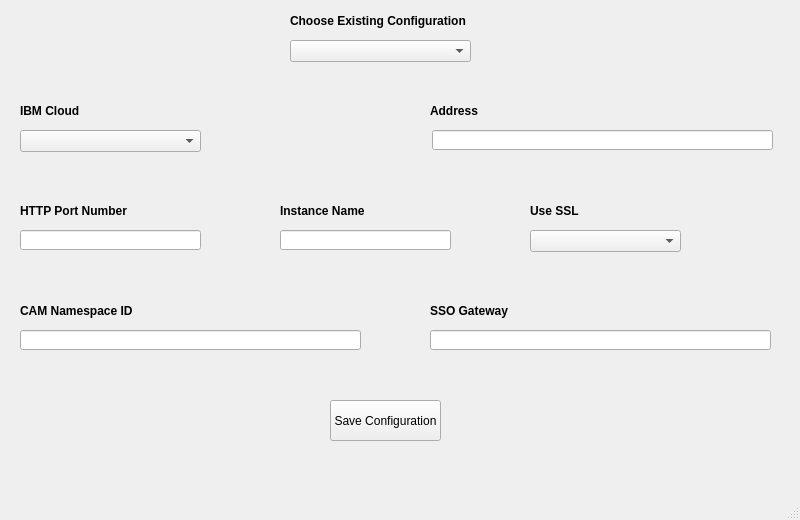
<?xml version="1.0" encoding="UTF-8"?>
<ui version="4.0">
 <class>MainWindow</class>
 <widget class="QMainWindow" name="MainWindow">
  <property name="geometry">
   <rect>
    <x>0</x>
    <y>0</y>
    <width>800</width>
    <height>520</height>
   </rect>
  </property>
  <property name="windowTitle">
   <string>ACG Thread Manager - Setup Connection</string>
  </property>
  <property name="windowIcon">
   <iconset resource="resources.qrc">
    <normaloff>:/ACG.ico</normaloff>:/ACG.ico</iconset>
  </property>
  <widget class="QWidget" name="centralwidget">
   <widget class="QComboBox" name="cmbCloud">
    <property name="geometry">
     <rect>
      <x>20</x>
      <y>130</y>
      <width>181</width>
      <height>22</height>
     </rect>
    </property>
   </widget>
   <widget class="QLineEdit" name="lnAddress">
    <property name="geometry">
     <rect>
      <x>432</x>
      <y>130</y>
      <width>341</width>
      <height>20</height>
     </rect>
    </property>
   </widget>
   <widget class="QLineEdit" name="lnPort">
    <property name="geometry">
     <rect>
      <x>20</x>
      <y>230</y>
      <width>181</width>
      <height>20</height>
     </rect>
    </property>
   </widget>
   <widget class="QLineEdit" name="lnServer">
    <property name="geometry">
     <rect>
      <x>280</x>
      <y>230</y>
      <width>171</width>
      <height>20</height>
     </rect>
    </property>
   </widget>
   <widget class="QComboBox" name="cmbSSL">
    <property name="geometry">
     <rect>
      <x>530</x>
      <y>230</y>
      <width>151</width>
      <height>22</height>
     </rect>
    </property>
   </widget>
   <widget class="QLineEdit" name="lnAddress_2">
    <property name="geometry">
     <rect>
      <x>430</x>
      <y>330</y>
      <width>341</width>
      <height>20</height>
     </rect>
    </property>
   </widget>
   <widget class="QLineEdit" name="lnAddress_3">
    <property name="geometry">
     <rect>
      <x>20</x>
      <y>330</y>
      <width>341</width>
      <height>20</height>
     </rect>
    </property>
   </widget>
   <widget class="QPushButton" name="btnSave">
    <property name="geometry">
     <rect>
      <x>330</x>
      <y>400</y>
      <width>111</width>
      <height>41</height>
     </rect>
    </property>
    <property name="text">
     <string>Save Configuration</string>
    </property>
   </widget>
   <widget class="QLabel" name="label">
    <property name="geometry">
     <rect>
      <x>20</x>
      <y>100</y>
      <width>181</width>
      <height>21</height>
     </rect>
    </property>
    <property name="font">
     <font>
      <weight>75</weight>
      <bold>true</bold>
     </font>
    </property>
    <property name="text">
     <string>IBM Cloud</string>
    </property>
   </widget>
   <widget class="QLabel" name="label_2">
    <property name="geometry">
     <rect>
      <x>430</x>
      <y>100</y>
      <width>341</width>
      <height>21</height>
     </rect>
    </property>
    <property name="font">
     <font>
      <weight>75</weight>
      <bold>true</bold>
     </font>
    </property>
    <property name="text">
     <string>Address</string>
    </property>
   </widget>
   <widget class="QLabel" name="label_3">
    <property name="geometry">
     <rect>
      <x>20</x>
      <y>200</y>
      <width>181</width>
      <height>21</height>
     </rect>
    </property>
    <property name="font">
     <font>
      <weight>75</weight>
      <bold>true</bold>
     </font>
    </property>
    <property name="text">
     <string>HTTP Port Number</string>
    </property>
   </widget>
   <widget class="QLabel" name="label_4">
    <property name="geometry">
     <rect>
      <x>280</x>
      <y>200</y>
      <width>171</width>
      <height>21</height>
     </rect>
    </property>
    <property name="font">
     <font>
      <weight>75</weight>
      <bold>true</bold>
     </font>
    </property>
    <property name="text">
     <string>Instance Name</string>
    </property>
   </widget>
   <widget class="QLabel" name="label_5">
    <property name="geometry">
     <rect>
      <x>530</x>
      <y>200</y>
      <width>151</width>
      <height>21</height>
     </rect>
    </property>
    <property name="font">
     <font>
      <weight>75</weight>
      <bold>true</bold>
     </font>
    </property>
    <property name="text">
     <string>Use SSL</string>
    </property>
   </widget>
   <widget class="QLabel" name="label_6">
    <property name="geometry">
     <rect>
      <x>20</x>
      <y>300</y>
      <width>341</width>
      <height>21</height>
     </rect>
    </property>
    <property name="font">
     <font>
      <weight>75</weight>
      <bold>true</bold>
     </font>
    </property>
    <property name="text">
     <string>CAM Namespace ID</string>
    </property>
   </widget>
   <widget class="QLabel" name="label_7">
    <property name="geometry">
     <rect>
      <x>430</x>
      <y>300</y>
      <width>341</width>
      <height>21</height>
     </rect>
    </property>
    <property name="font">
     <font>
      <weight>75</weight>
      <bold>true</bold>
     </font>
    </property>
    <property name="text">
     <string>SSO Gateway</string>
    </property>
   </widget>
   <widget class="QComboBox" name="cmbConfig">
    <property name="geometry">
     <rect>
      <x>290</x>
      <y>40</y>
      <width>181</width>
      <height>22</height>
     </rect>
    </property>
   </widget>
   <widget class="QLabel" name="label_8">
    <property name="geometry">
     <rect>
      <x>290</x>
      <y>10</y>
      <width>181</width>
      <height>21</height>
     </rect>
    </property>
    <property name="font">
     <font>
      <weight>75</weight>
      <bold>true</bold>
     </font>
    </property>
    <property name="text">
     <string>Choose Existing Configuration</string>
    </property>
   </widget>
  </widget>
  <widget class="QMenuBar" name="menubar">
   <property name="geometry">
    <rect>
     <x>0</x>
     <y>0</y>
     <width>800</width>
     <height>21</height>
    </rect>
   </property>
  </widget>
  <widget class="QStatusBar" name="statusbar"/>
 </widget>
 <resources>
  <include location="resources.qrc"/>
 </resources>
 <connections/>
</ui>
